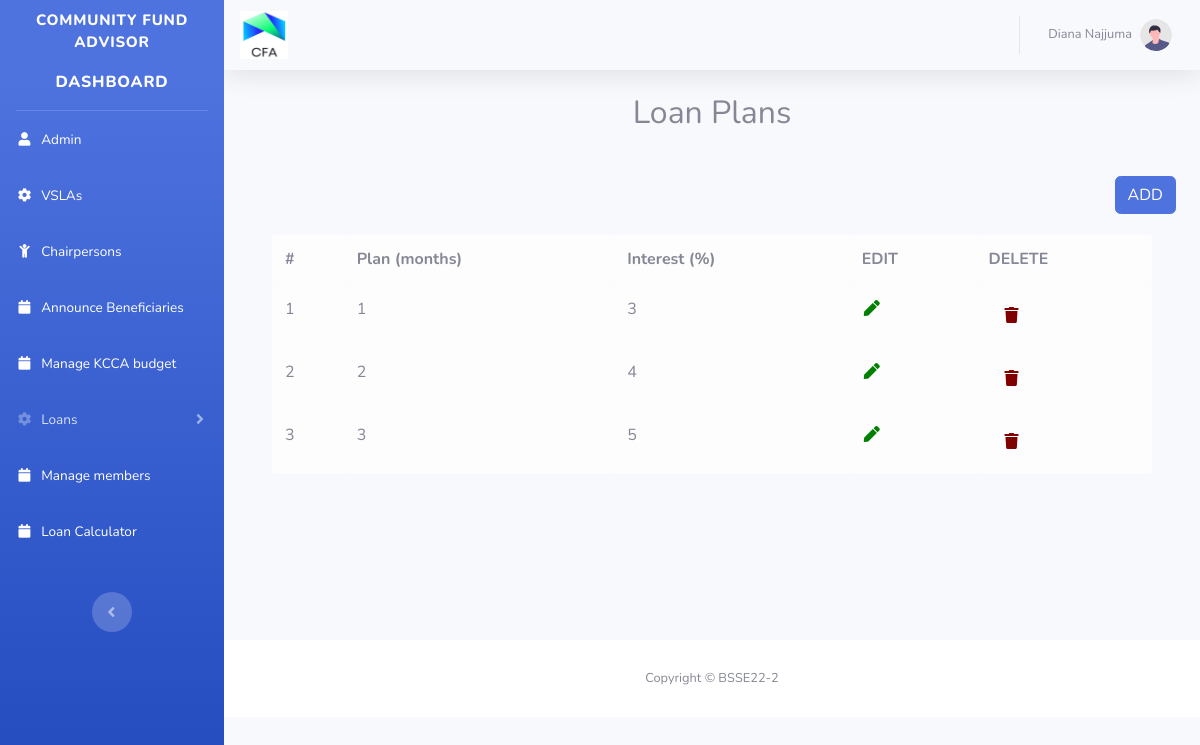
The page /viewplan.php (signed in) on the database its author committed.
### tables this page shows
CREATE TABLE `tbl_plan` (
  `id` int(11) NOT NULL,
  `plan` int(11) NOT NULL,
  `rate` int(11) NOT NULL
);

### viewplan.php (the view, shortened to what this page needs)
<?php
include('security.php');
include('includes/header.php');
include('includes/navbar.php');
include('includes/topbar.php');
 ?>
 	<div class="container">
        <h2 align="center" class="mb-4" style="padding-bottom:15px; padding-bottom:20px"> Loan Plans </h2>
 		<div class="table-responsive">
            <?php
                $query = "SELECT * FROM tbl_plan";
                $query_run = mysqli_query($connection, $query);
                $counter = 1;
            ?>
           <a href="newplan.php" class="btn btn-primary" style=" float: right; margin-bottom: 20px;" data-toggle="modal" data-target="#planModal"> ADD </a>
        <div class="container-fluid">
                        <table class="table table-bordered table-light table-stripped" id="dataTable" width="100%" cellspacing="0">
                                <thead>
                                <tr>
                        <th>#</th>
                        <th> Plan (months) </th>
                        <th> Interest (%) </th>
                        <th> EDIT </th>
                        <th> DELETE </th>
                    </tr>
                </thead>
                <tbody>
                <?php
                    if(mysqli_num_rows($query_run) > 0)
                    {
                        while ($row = mysqli_fetch_assoc($query_run))
                        {
                            ?>
                    <tr>
                        <td><?php echo $counter ?></td>
                        <td><?php echo $row['plan'];?></td>
                        <td><?php echo $row['rate'];?></td>
                        <td>
                            <form action="editplan.php" method="POST">
                            <i style="color: green !important; cursor:pointer !important;" class="fas fa-fw fa-pen"></i>
                            </form>
                        </td>
                        <td>
                            <form action="viewplan.php" method="POST">
                                    <button type="submit" name="deletebtn" class="btn btn-link">
                                    <i style="color: maroon !important; cursor:pointer !important;" type="submit" name="deletebtn" class="fas fa-fw fa-trash"></i>
                                    </button>
                            </form>
                        </td>
                    </tr>
                    <?php
                        $counter++;}
                    }
                    else{
                        echo "no record found";
                    }
                    ?>
                </tbody>
            </table>
 	</div>
        </div>
 	</div>
 <?php
include('includes/footer.php');
?>

### rows shown on the page
tbl_plan: plan "1", rate "3"
tbl_plan: plan "2", rate "4"
tbl_plan: plan "3", rate "5"

### other values the page prints
$firstname "Diana"
$lastname "Najjuma"
